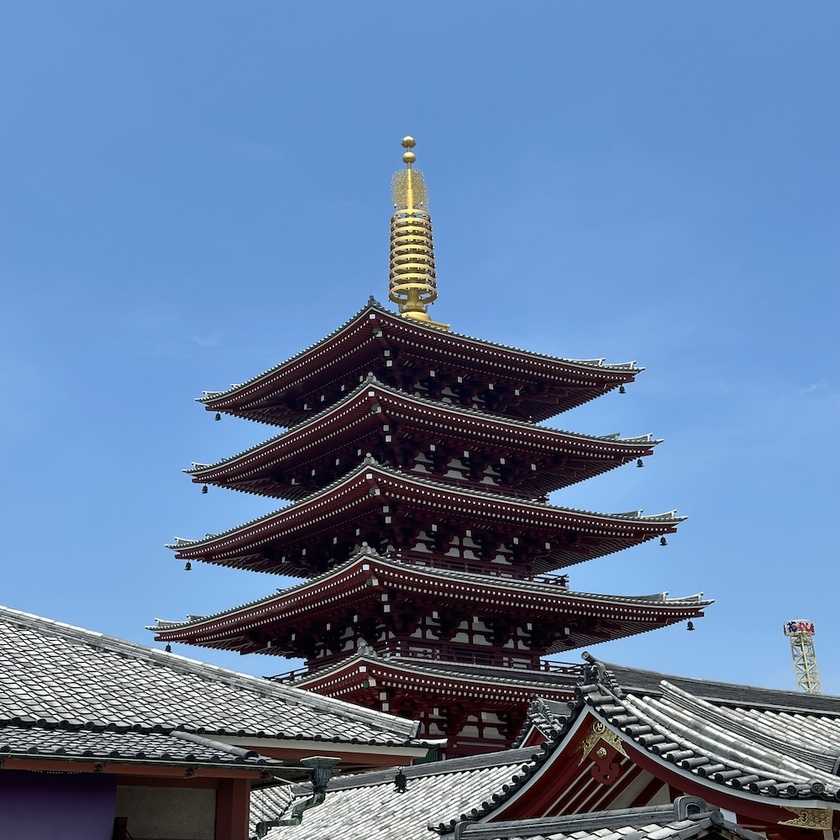
#> input picture python/tokyo_podatki/tokyo.jpg, 840 x 840 px, shrunk from 1000 x 1000 before the run
$ python lower_image_rank.py
#> lines starting #> are read from the running program, lines starting #| are printed output that depends on the picture
import numpy as np
import cv2
import matplotlib.pyplot as plt

def image_to_grayscale(image_path):
    # Naloži sliko
#> called with image_path = 'tokyo_podatki/tokyo.jpg'
    image = cv2.imread(image_path)
#> image is the input picture: shape (840, 840, 3); mean B, G, R 161.7, 124.5, 98.9

    # Pretvori sliko v sivo barvo
    grayscale_image = cv2.cvtColor(image, cv2.COLOR_BGR2GRAY)
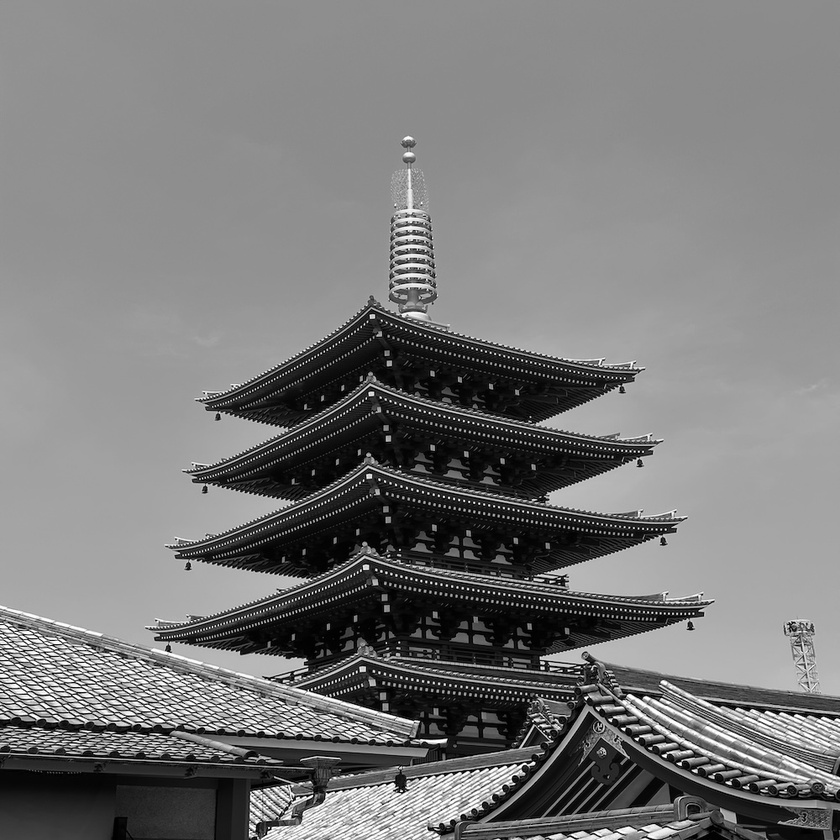
#> grayscale_image: shape (840, 840); min 0, max 255, mean 121

    return grayscale_image

def reduce_rank(image, k):
    # Izračunaj SVD (Singular Value Decomposition) sive slike
#> called with k = 5
    U, S, Vt = np.linalg.svd(image, full_matrices=False)
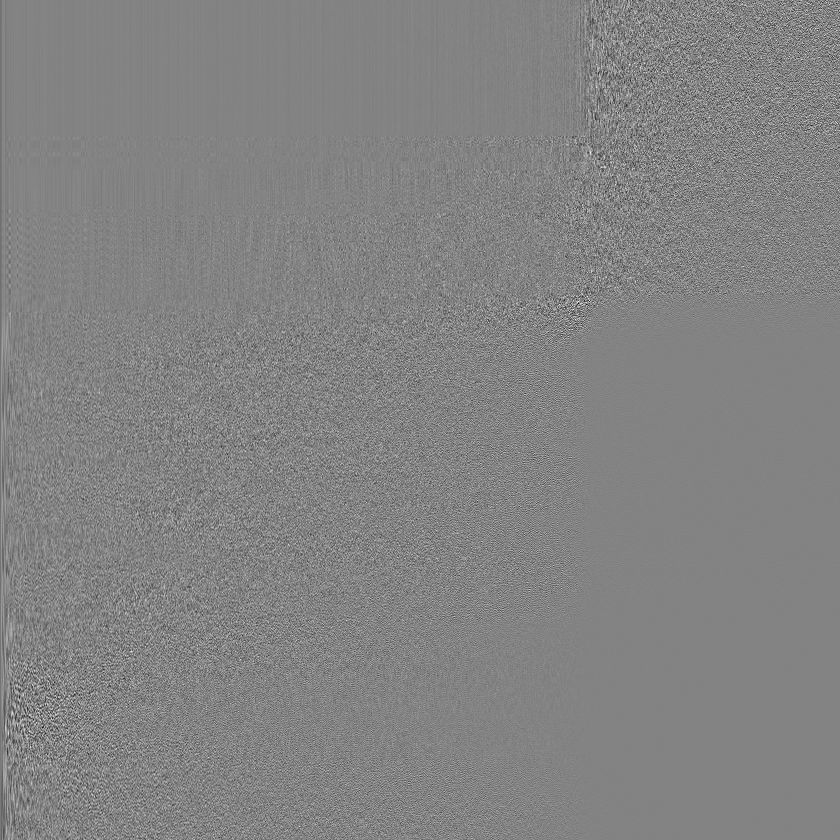
#> U: shape (840, 840) float64; min -0.3, max 0.283, mean -4.58e-05; drawn with min black and max white
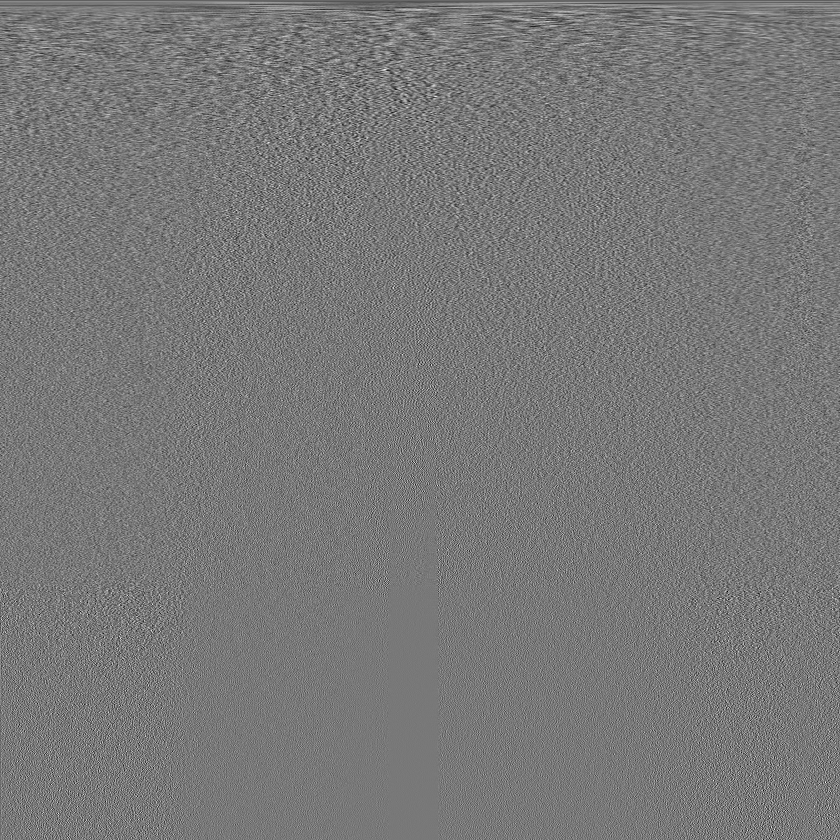
#> Vt: shape (840, 840) float64; min -0.198, max 0.221, mean -4.75e-05; drawn with min black and max white
#> S = 840 values, max 104933.5 at index 0, min 0.00813 at index 839, mean 730.4

    # Obdrži samo prvih k singularnih vrednosti
    S_k = np.zeros_like(S)
#> S_k = 840 values from 0 to 0
    S_k[:k] = S[:k]

    # Rekonstruiraj sliko z zmanjšanim rangom
    reduced_image = np.dot(U, np.dot(np.diag(S_k), Vt))
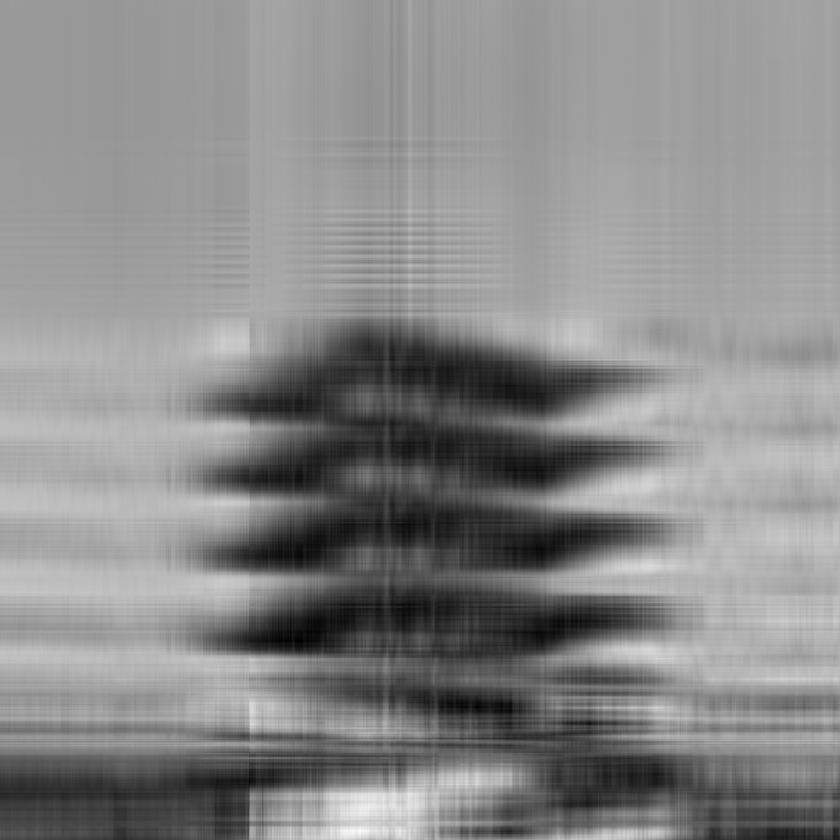
#> reduced_image: shape (840, 840) float64; min -25.65, max 246.5, mean 121; drawn with min black and max white

    return reduced_image

def save_image(image, output_path):
    # Zagotovi, da so vrednosti pikslov v razponu [0, 255] in pretvori v uint8
#> called with output_path = 'tokyo_podatki/tokyo_rank5.jpg'
    image = np.clip(image, 0, 255).astype(np.uint8)
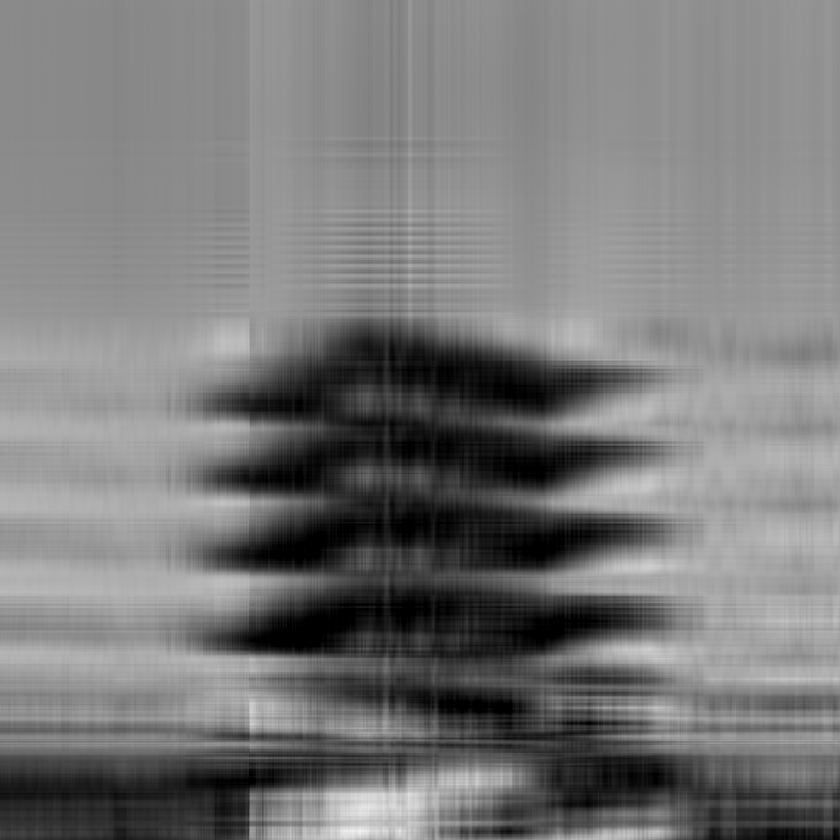
#> image: shape (840, 840); min 0, max 246, mean 120.6
    cv2.imwrite(output_path, image)

def main(image_path, k, output_path):
    # Pretvori sliko v sivo barvo
    grayscale_image = image_to_grayscale(image_path)

    # Zmanjšaj rang sive slike
    reduced_image = reduce_rank(grayscale_image, k)

    # Shrani zmanjšano sliko
    save_image(reduced_image, output_path)

    # Prikaži izvirno in zmanjšano sliko
    plt.figure(figsize=(10, 5))

    plt.subplot(1, 2, 1)
    plt.title("Izvirna siva slika")
    plt.imshow(grayscale_image, cmap='gray')

    plt.subplot(1, 2, 2)
    plt.title(f"Zmanjšana rang slika (k={k})")
    plt.imshow(reduced_image, cmap='gray')

    plt.show()

# Primer uporabe
image_path = 'tokyo_podatki/tokyo.jpg'  # Pot do vhodne slike
output_path = 'tokyo_podatki/tokyo_rank5.jpg'  # Pot do izhodne slike
k = 5  # Nastavite želeni rang

main(image_path, k, output_path)
